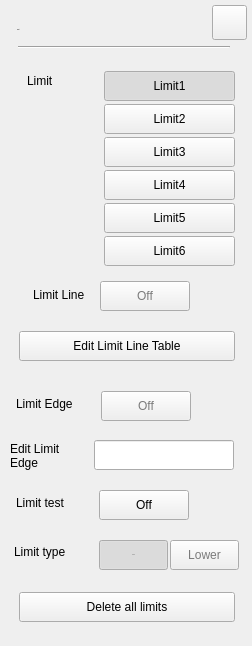
<?xml version="1.0" encoding="UTF-8"?>
<ui version="4.0">
 <class>RtSa_Dialog_Limit</class>
 <widget class="QWidget" name="RtSa_Dialog_Limit">
  <property name="geometry">
   <rect>
    <x>0</x>
    <y>0</y>
    <width>252</width>
    <height>646</height>
   </rect>
  </property>
  <property name="windowTitle">
   <string>Form</string>
  </property>
  <property name="styleSheet">
   <string notr="true">
/***********************indoor*****************/
#RtSa_Dialog_Limit[status = &quot;indoor&quot;]
#widget
{
background-color:rgba(211,211,211,0.9);
}
#RtSa_Dialog_Limit[status = &quot;indoor&quot;]
#lblTitle
{
	font: 75 20px &quot;Arial&quot;;
	color:rgba(46,46,46,1);
	line-height:23px;
	font-weight:bold;
}
#RtSa_Dialog_Limit[status = &quot;indoor&quot;]
#pb_cancel
{
border-style:flat;
background-color:rgba(0,0,0,0);
background-image: url(:/rtsa/image/btn_close_normal.png);
}
#RtSa_Dialog_Limit[status = &quot;indoor&quot;]
#pb_cancel:pressed
{
background-image: url(:/rtsa/image/btn_close_click.png);
}
#RtSa_Dialog_Limit[status = &quot;indoor&quot;]
#line
{
	background-color:rgba(46,46,46,1);
}
#RtSa_Dialog_Limit[status = &quot;indoor&quot;]
QPushButton
{
	color:rgb(130, 130, 130);
	border-style:flat;
	font: 75 13px &quot;Arial&quot;;
	font-weight:bold;
}
#RtSa_Dialog_Limit[status = &quot;indoor&quot;]
#pb_LimitTest,
#pb_Edge,
#pb_toggle
{
	background-color:rgba(0,0,0,0);
	font: 75 13px &quot;Arial&quot;;
	font-weight:bold;
}
#RtSa_Dialog_Limit[status = &quot;indoor&quot;]
#pb_LimitTest:checked,
#pb_Edge:checked,
#pb_toggle:checked
{
	padding:7px 44px 6px 25px;
	color:rgba(87, 87, 87, 1);
	border-image: url(:/rtsa/image/toggle_on.png);
}
#RtSa_Dialog_Limit[status = &quot;indoor&quot;]
#pb_LimitTest:!checked,
#pb_Edge:!checked,
#pb_toggle:!checked
{
	padding:7px 17px 6px 36px;
	color:rgba(123, 123, 123, 1);
	border-image: url(:/rtsa/image/toggle_off.png);
}
#RtSa_Dialog_Limit[status = &quot;indoor&quot;]
#pb_Upper:checked
{
	background-color:transparent;
	padding: 8px 14px 7px 15px;
	background-image: url(:/rtsa/image/fre_checked_left.png);
}
#RtSa_Dialog_Limit[status = &quot;indoor&quot;]
#pb_Upper:!checked
{
background-color:transparent;
padding: 8px 14px 7px 15px;
	background-image: url(:/rtsa/image/fre_checked_right.png);
}

#RtSa_Dialog_Limit[status = &quot;indoor&quot;]
#pb_Lower:checked
{
background-color:transparent;
padding: 8px 5px 7px 6px;
	background-image: url(:/rtsa/image/fre_checked_right.png);
	background-position:right;
}
#RtSa_Dialog_Limit[status = &quot;indoor&quot;]
#pb_Lower:!checked
{
background-color:transparent;
padding: 8px 5px 7px 6px;
	background-image: url(:/rtsa/image/fre_checked_left.png);
	background-position:right;
}
#RtSa_Dialog_Limit[status = &quot;indoor&quot;]
#widget&gt;QLabel
{
font: 75 13px &quot;Arial&quot;;
color:rgb(46,46,46);
}
#RtSa_Dialog_Limit[status = &quot;indoor&quot;]
RtSa_LineEdit
{
	color:rgba(162, 115, 0,1);
	padding:8px 8px 7px 10px ;
	font: 75 13px &quot;Arial&quot;;
	font-weight:bold;
}
#RtSa_Dialog_Limit[status = &quot;indoor&quot;]
RtSa_LineEdit:focus
{
	outline: none;
	border:2px solid rgba(162,115,0,1);
	padding:6px 6px 5px 8px ;
}
/***********************outdoor*****************/
#RtSa_Dialog_Limit[status = &quot;outdoor&quot;]
#widget
{
background-color:rgba(211,211,211,0.9);
}
#RtSa_Dialog_Limit[status = &quot;outdoor&quot;]
#lblTitle
{
	font: 75 20px &quot;Arial&quot;;
	color:rgba(46,46,46,1);
	line-height:23px;
	font-weight:bold;
}
#RtSa_Dialog_Limit[status = &quot;outdoor&quot;]
#pb_cancel
{
border-style:flat;
background-color:rgba(0,0,0,0);
background-image: url(:/rtsa/image/btn_close_normal.png);
}
#RtSa_Dialog_Limit[status = &quot;outdoor&quot;]
#pb_cancel:pressed
{
background-image: url(:/rtsa/image/btn_close_click.png);
}
#RtSa_Dialog_Limit[status = &quot;outdoor&quot;]
#line
{
	background-color:rgba(46,46,46,1);
}
#RtSa_Dialog_Limit[status = &quot;outdoor&quot;]
QPushButton
{
	color:rgba(0, 0, 0,1);
	font: 75 13px &quot;Arial&quot;;
	border-style:flat;
	font-weight:bold;
}
#RtSa_Dialog_Limit[status = &quot;outdoor&quot;]
#pb_LimitTest,
#pb_Edge,
#pb_toggle
{
	background-color:rgba(0,0,0,0);
	font: 75 13px &quot;Arial&quot;;
	font-weight:bold;
}
#RtSa_Dialog_Limit[status = &quot;outdoor&quot;]
#pb_LimitTest:checked,
#pb_Edge::checked,
#pb_toggle:checked
{
	padding:7px 44px 6px 25px;
	color:rgba(87, 87, 87, 1);
	border-image: url(:/rtsa/image/toggle_on.png);
}
#RtSa_Dialog_Limit[status = &quot;outdoor&quot;]
#pb_LimitTest:!checked,
#pb_Edge:!checked,
#pb_toggle:!checked
{
	padding:7px 17px 6px 36px;
	color:rgba(123, 123, 123, 1);
	border-image: url(:/rtsa/image/toggle_off.png);
}
#RtSa_Dialog_Limit[status = &quot;outdoor&quot;]
#pb_Upper:checked
{
	background-color:transparent;
	padding: 8px 14px 7px 15px;
	background-image: url(:/rtsa/image/fre_checked_left.png);
}
#RtSa_Dialog_Limit[status = &quot;outdoor&quot;]
#pb_Upper:!checked
{
background-color:transparent;
padding: 8px 14px 7px 15px;
	background-image: url(:/rtsa/image/fre_checked_right.png);
}
#RtSa_Dialog_Limit[status = &quot;outdoor&quot;]
#pb_Lower:checked
{
background-color:transparent;
padding: 8px 5px 7px 6px;
	background-image: url(:/rtsa/image/fre_checked_right.png);
	background-position:right;
}
#RtSa_Dialog_Limit[status = &quot;outdoor&quot;]
#pb_Lower:!checked
{
background-color:transparent;
padding: 8px 5px 7px 6px;
	background-image: url(:/rtsa/image/fre_checked_left.png);
	background-position:right;
}
#RtSa_Dialog_Limit[status = &quot;outdoor&quot;]
#widget&gt;QLabel
{
	font: 75 13px &quot;Arial&quot;;
	color:rgba(46,46,46,1);
}
#RtSa_Dialog_Limit[status = &quot;outdoor&quot;]
RtSa_LineEdit
{
	background-color: rgba(255, 255, 255, 0.6);
	color:rgb(161, 114, 23);
	padding-left:6px;
	font: 75 13px &quot;Arial&quot;;
	font-weight:bold;
}
#RtSa_Dialog_Limit[status = &quot;outdoor&quot;]
RtSa_LineEdit:focus
{
	outline: none;
	border:2px solid rgba(162,115,0,1);
}
/***********************night*****************/
#RtSa_Dialog_Limit[status = &quot;night&quot;]
#widget
{
background-color:rgba(208,182,139,0.9);
}
#RtSa_Dialog_Limit[status = &quot;night&quot;]
#lblTitle
{
	font: 75 20px &quot;Arial&quot;;
	color:rgba(46,46,46,1);
	line-height:23px;
	font-weight:bold;
}
#RtSa_Dialog_Limit[status = &quot;night&quot;]
#pb_cancel
{
border-style:flat;
background-color:rgba(0,0,0,0);
border-image: url(:/rtsa/image/night/btn_close_normal.png);
}
#RtSa_Dialog_Limit[status = &quot;night&quot;]
#pb_cancel:pressed
{
border-image: url(:/rtsa/image/night/btn_close_click.png);
}
#RtSa_Dialog_Limit[status = &quot;night&quot;]
#line
{
	background-color:rgba(46,46,46,1);
}
#RtSa_Dialog_Limit[status = &quot;night&quot;]
QPushButton
{
	color:rgba(123, 123, 123,1);
	font: 75 13px &quot;Arial&quot;;
	border-style:flat;
	font-weight:bold;
}
#RtSa_Dialog_Limit[status = &quot;night&quot;]
#pb_LimitTest,
#pb_Edge,
#pb_toggle
{
	background-color:rgba(0,0,0,0);
	font: 75 13px &quot;Arial&quot;;
	font-weight:bold;
}
#RtSa_Dialog_Limit[status = &quot;night&quot;]
#pb_LimitTest:checked,
#pb_Edge::checked,
#pb_toggle:checked
{
	padding:7px 44px 6px 25px;
	color:rgba(87, 87, 87, 1);
	border-image: url(:/rtsa/image/toggle_on.png);
}
#RtSa_Dialog_Limit[status = &quot;night&quot;]
#pb_LimitTest:!checked,
#pb_Edge:!checked,
#pb_toggle:!checked
{
	padding:7px 17px 6px 36px;
	color:rgba(123, 123, 123, 1);
	border-image: url(:/rtsa/image/toggle_off.png);
}
#RtSa_Dialog_Limit[status = &quot;night&quot;]
#pb_Upper:checked
{
	background-color:transparent;
	padding: 8px 14px 7px 15px;
	background-image: url(:/rtsa/image/fre_checked_left.png);
}
#RtSa_Dialog_Limit[status = &quot;night&quot;]
#pb_Upper:!checked
{
background-color:transparent;
padding: 8px 14px 7px 15px;
	background-image: url(:/rtsa/image/fre_checked_right.png);
}
#RtSa_Dialog_Limit[status = &quot;night&quot;]
#pb_Lower:checked
{
background-color:transparent;
padding: 8px 5px 7px 6px;
	background-image: url(:/rtsa/image/fre_checked_right.png);
	background-position:right;
}
#RtSa_Dialog_Limit[status = &quot;night&quot;]
#pb_Lower:!checked
{
background-color:transparent;
padding: 8px 5px 7px 6px;
	background-image: url(:/rtsa/image/fre_checked_left.png);
	background-position:right;
}
#RtSa_Dialog_Limit[status = &quot;night&quot;]
#widget&gt;QLabel
{
	font: 75 13px &quot;Arial&quot;;
	color:rgba(46,46,46,1);
}
#RtSa_Dialog_Limit[status = &quot;night&quot;]
RtSa_LineEdit
{
	background: rgba(251,220,167,0.60);
   color:rgba(159,98,0,1);
	padding:8px 8px 7px 10px ;
	font: 75 13px &quot;Arial&quot;;
	font-weight:bold;
}
#RtSa_Dialog_Limit[status  =  &quot;night&quot;] 
RtSa_LineEdit:disable
{
	color:rgba(133,133,133,0.6);
}
#RtSa_Dialog_Limit[status = &quot;night&quot;]
RtSa_LineEdit:focus
{
	outline: none;
	border:2px solid rgba(162,115,0,1);
}</string>
  </property>
  <property name="status" stdset="0">
   <string>night</string>
  </property>
  <widget class="QWidget" name="widget" native="true">
   <property name="geometry">
    <rect>
     <x>0</x>
     <y>0</y>
     <width>252</width>
     <height>648</height>
    </rect>
   </property>
   <property name="styleSheet">
    <string notr="true"/>
   </property>
   <widget class="QLabel" name="lblTitle">
    <property name="geometry">
     <rect>
      <x>17</x>
      <y>19</y>
      <width>102</width>
      <height>22</height>
     </rect>
    </property>
    <property name="font">
     <font>
      <family>Arial</family>
      <pointsize>-1</pointsize>
      <weight>75</weight>
      <italic>false</italic>
      <bold>true</bold>
     </font>
    </property>
    <property name="styleSheet">
     <string notr="true">#lblTitle
{
	font: 75 20px &quot;Arial&quot;;
	color:rgba(46,46,46,1);
	line-height:23px;
	font-weight:bold;
}</string>
    </property>
    <property name="text">
     <string>Limit</string>
    </property>
   </widget>
   <widget class="QPushButton" name="pb_cancel">
    <property name="geometry">
     <rect>
      <x>212</x>
      <y>5</y>
      <width>35</width>
      <height>35</height>
     </rect>
    </property>
    <property name="styleSheet">
     <string notr="true">#RtSa_Dialog_Limit[status = &quot;indoor&quot;]
#pb_cancel
{
background-color:rgba(0,0,0,0);
background-image: url(:/rtsa/image/btn_close_normal.png);
}
#RtSa_Dialog_Limit[status = &quot;indoor&quot;]
#pb_cancel:pressed
{
background-image: url(:/rtsa/image/btn_close_click.png);
}

#RtSa_Dialog_Limit[status = &quot;outdoor&quot;]
#pb_cancel
{
background-color:rgba(0,0,0,0);
background-image: url(:/rtsa/image/btn_close_normal.png);
}
#RtSa_Dialog_Limit[status = &quot;outdoor&quot;]
#pb_cancel:pressed
{
background-image: url(:/rtsa/image/btn_close_click.png);
}

#RtSa_Dialog_Limit[status  =  &quot;night&quot;]  
#pb_cancel
{
background-color:rgba(0,0,0,0);
border-image: url(:/rtsa/image/night/btn_close_normal.png);
}
#RtSa_Dialog_Limit[status  =  &quot;night&quot;]  
#pb_cancel:pressed
{
border-image: url(:/rtsa/image/night/btn_close_click.png);
}</string>
    </property>
    <property name="text">
     <string/>
    </property>
   </widget>
   <widget class="Line" name="line">
    <property name="geometry">
     <rect>
      <x>18</x>
      <y>46</y>
      <width>212</width>
      <height>2</height>
     </rect>
    </property>
    <property name="orientation">
     <enum>Qt::Horizontal</enum>
    </property>
   </widget>
   <widget class="QPushButton" name="pb_toggle">
    <property name="geometry">
     <rect>
      <x>100</x>
      <y>281</y>
      <width>90</width>
      <height>30</height>
     </rect>
    </property>
    <property name="styleSheet">
     <string notr="true">color:#7B7B7B;</string>
    </property>
    <property name="text">
     <string>Off</string>
    </property>
    <property name="checkable">
     <bool>true</bool>
    </property>
   </widget>
   <widget class="QPushButton" name="pb_LM1">
    <property name="geometry">
     <rect>
      <x>104</x>
      <y>71</y>
      <width>131</width>
      <height>30</height>
     </rect>
    </property>
    <property name="styleSheet">
     <string notr="true">#RtSa_Dialog_Limit[status = &quot;indoor&quot;]
QPushButton
{
    text-align:left;
    padding-left:10px;
   background-image: url(:/rtsa/image/btn_mkr_nor.png);
}
#RtSa_Dialog_Limit[status = &quot;indoor&quot;]
QPushButton:checked
{ 
  background-image: url(:/rtsa/image/btn_mkr_click.png);
} 

#RtSa_Dialog_Limit[status = &quot;outdoor&quot;]
QPushButton
{
    text-align:left;
    padding-left:10px;
   background-image: url(:/rtsa/image/outdoor/btn_bw.png);
}
#RtSa_Dialog_Limit[status = &quot;outdoor&quot;]
QPushButton:checked
{ 
  background-image: url(:/rtsa/image/btn_mkr_click.png);
} 

#RtSa_Dialog_Limit[status = &quot;night&quot;]
QPushButton
{
    text-align:left;
    padding-left:10px;
   background-image: url(:/rtsa/image/btn_mkr_nor.png);
}
#RtSa_Dialog_Limit[status = &quot;night&quot;]
QPushButton:checked
{ 
  background-image: url(:/rtsa/image/btn_mkr_click.png);
} </string>
    </property>
    <property name="text">
     <string>Limit1</string>
    </property>
    <property name="checkable">
     <bool>true</bool>
    </property>
    <property name="checked">
     <bool>true</bool>
    </property>
   </widget>
   <widget class="QPushButton" name="pb_LM3">
    <property name="geometry">
     <rect>
      <x>104</x>
      <y>137</y>
      <width>131</width>
      <height>30</height>
     </rect>
    </property>
    <property name="styleSheet">
     <string notr="true">#RtSa_Dialog_Limit[status = &quot;indoor&quot;]
QPushButton
{
    text-align:left;
    padding-left:10px;
   background-image: url(:/rtsa/image/btn_mkr_nor.png);
}
#RtSa_Dialog_Limit[status = &quot;indoor&quot;]
QPushButton:checked
{ 
  background-image: url(:/rtsa/image/btn_mkr_click.png);
} 

#RtSa_Dialog_Limit[status = &quot;outdoor&quot;]
QPushButton
{
    text-align:left;
    padding-left:10px;
   background-image: url(:/rtsa/image/outdoor/btn_bw.png);
}
#RtSa_Dialog_Limit[status = &quot;outdoor&quot;]
QPushButton:checked
{ 
  background-image: url(:/rtsa/image/btn_mkr_click.png);
} 

#RtSa_Dialog_Limit[status = &quot;night&quot;]
QPushButton
{
    text-align:left;
    padding-left:10px;
   background-image: url(:/rtsa/image/btn_mkr_nor.png);
}
#RtSa_Dialog_Limit[status = &quot;night&quot;]
QPushButton:checked
{ 
  background-image: url(:/rtsa/image/btn_mkr_click.png);
} </string>
    </property>
    <property name="text">
     <string>Limit3</string>
    </property>
    <property name="checkable">
     <bool>true</bool>
    </property>
   </widget>
   <widget class="QPushButton" name="pb_LM4">
    <property name="geometry">
     <rect>
      <x>104</x>
      <y>170</y>
      <width>131</width>
      <height>30</height>
     </rect>
    </property>
    <property name="styleSheet">
     <string notr="true">#RtSa_Dialog_Limit[status = &quot;indoor&quot;]
QPushButton
{
    text-align:left;
    padding-left:10px;
   background-image: url(:/rtsa/image/btn_mkr_nor.png);
}
#RtSa_Dialog_Limit[status = &quot;indoor&quot;]
QPushButton:checked
{ 
  background-image: url(:/rtsa/image/btn_mkr_click.png);
} 

#RtSa_Dialog_Limit[status = &quot;outdoor&quot;]
QPushButton
{
    text-align:left;
    padding-left:10px;
   background-image: url(:/rtsa/image/outdoor/btn_bw.png);
}
#RtSa_Dialog_Limit[status = &quot;outdoor&quot;]
QPushButton:checked
{ 
  background-image: url(:/rtsa/image/btn_mkr_click.png);
} 

#RtSa_Dialog_Limit[status = &quot;night&quot;]
QPushButton
{
    text-align:left;
    padding-left:10px;
   background-image: url(:/rtsa/image/btn_mkr_nor.png);
}
#RtSa_Dialog_Limit[status = &quot;night&quot;]
QPushButton:checked
{ 
  background-image: url(:/rtsa/image/btn_mkr_click.png);
} </string>
    </property>
    <property name="text">
     <string>Limit4</string>
    </property>
    <property name="checkable">
     <bool>true</bool>
    </property>
   </widget>
   <widget class="QPushButton" name="pb_LM2">
    <property name="geometry">
     <rect>
      <x>104</x>
      <y>104</y>
      <width>131</width>
      <height>30</height>
     </rect>
    </property>
    <property name="styleSheet">
     <string notr="true">#RtSa_Dialog_Limit[status = &quot;indoor&quot;]
QPushButton
{
    text-align:left;
    padding-left:10px;
   background-image: url(:/rtsa/image/btn_mkr_nor.png);
}
#RtSa_Dialog_Limit[status = &quot;indoor&quot;]
QPushButton:checked
{ 
  background-image: url(:/rtsa/image/btn_mkr_click.png);
} 

#RtSa_Dialog_Limit[status = &quot;outdoor&quot;]
QPushButton
{
    text-align:left;
    padding-left:10px;
   background-image: url(:/rtsa/image/outdoor/btn_bw.png);
}
#RtSa_Dialog_Limit[status = &quot;outdoor&quot;]
QPushButton:checked
{ 
  background-image: url(:/rtsa/image/btn_mkr_click.png);
} 

#RtSa_Dialog_Limit[status = &quot;night&quot;]
QPushButton
{
    text-align:left;
    padding-left:10px;
   background-image: url(:/rtsa/image/btn_mkr_nor.png);
}
#RtSa_Dialog_Limit[status = &quot;night&quot;]
QPushButton:checked
{ 
  background-image: url(:/rtsa/image/btn_mkr_click.png);
} </string>
    </property>
    <property name="text">
     <string>Limit2</string>
    </property>
    <property name="checkable">
     <bool>true</bool>
    </property>
   </widget>
   <widget class="QPushButton" name="pb_Edge">
    <property name="geometry">
     <rect>
      <x>101</x>
      <y>391</y>
      <width>90</width>
      <height>30</height>
     </rect>
    </property>
    <property name="styleSheet">
     <string notr="true">color:#7B7B7B;</string>
    </property>
    <property name="text">
     <string>Off</string>
    </property>
    <property name="checkable">
     <bool>true</bool>
    </property>
   </widget>
   <widget class="QPushButton" name="pb_DeleteAll">
    <property name="geometry">
     <rect>
      <x>19</x>
      <y>592</y>
      <width>216</width>
      <height>30</height>
     </rect>
    </property>
    <property name="styleSheet">
     <string notr="true">#RtSa_Dialog_Limit[status = &quot;indoor&quot;]
#pb_DeleteAll
{
	font: 75 13px &quot;Arial&quot;;
	font-weight:bold;
	color: rgba(255, 255, 255, 1);	
	background-image: url(:/rtsa/image/btn_w216_nor.png);
}
#RtSa_Dialog_Limit[status = &quot;indoor&quot;]
#pb_DeleteAll:pressed
{
	background-image: url(:/rtsa/image/btn_w216_click.png);
}

#RtSa_Dialog_Limit[status = &quot;outdoor&quot;]
#pb_DeleteAll
{
	font: 75 13px &quot;Arial&quot;;
	font-weight:bold;
	color: rgba(0, 0, 0, 1);	
	background-image: url(:/rtsa/image/outdoor/btn_w216_nor.png);
}
#RtSa_Dialog_Limit[status = &quot;outdoor&quot;]
#pb_DeleteAll:pressed
{
	background-image: url(:/rtsa/image/btn_w216_click.png);
}

#RtSa_Dialog_Limit[status = &quot;night&quot;]
#pb_DeleteAll
{
	font: 75 13px &quot;Arial&quot;;
	font-weight:bold;
	color: #FBDBA7;
	background-image: url(:/rtsa/image/btn_w216_nor.png);
}
#RtSa_Dialog_Limit[status = &quot;night&quot;]
#pb_DeleteAll:pressed
{
	background-image: url(:/rtsa/image/btn_w216_click.png);
}
</string>
    </property>
    <property name="text">
     <string>Delete all limits</string>
    </property>
   </widget>
   <widget class="QPushButton" name="pb_LM6">
    <property name="geometry">
     <rect>
      <x>104</x>
      <y>236</y>
      <width>131</width>
      <height>30</height>
     </rect>
    </property>
    <property name="styleSheet">
     <string notr="true">#RtSa_Dialog_Limit[status = &quot;indoor&quot;]
QPushButton
{
    text-align:left;
    padding-left:10px;
   background-image: url(:/rtsa/image/btn_mkr_nor.png);
}
#RtSa_Dialog_Limit[status = &quot;indoor&quot;]
QPushButton:checked
{ 
  background-image: url(:/rtsa/image/btn_mkr_click.png);
} 

#RtSa_Dialog_Limit[status = &quot;outdoor&quot;]
QPushButton
{
    text-align:left;
    padding-left:10px;
   background-image: url(:/rtsa/image/outdoor/btn_bw.png);
}
#RtSa_Dialog_Limit[status = &quot;outdoor&quot;]
QPushButton:checked
{ 
  background-image: url(:/rtsa/image/btn_mkr_click.png);
} 

#RtSa_Dialog_Limit[status = &quot;night&quot;]
QPushButton
{
    text-align:left;
    padding-left:10px;
   background-image: url(:/rtsa/image/btn_mkr_nor.png);
}
#RtSa_Dialog_Limit[status = &quot;night&quot;]
QPushButton:checked
{ 
  background-image: url(:/rtsa/image/btn_mkr_click.png);
} </string>
    </property>
    <property name="text">
     <string>Limit6</string>
    </property>
    <property name="checkable">
     <bool>true</bool>
    </property>
   </widget>
   <widget class="QLabel" name="label">
    <property name="geometry">
     <rect>
      <x>33</x>
      <y>284</y>
      <width>67</width>
      <height>21</height>
     </rect>
    </property>
    <property name="text">
     <string>Limit Line</string>
    </property>
   </widget>
   <widget class="QPushButton" name="pb_Upper">
    <property name="geometry">
     <rect>
      <x>99</x>
      <y>540</y>
      <width>69</width>
      <height>30</height>
     </rect>
    </property>
    <property name="font">
     <font>
      <family>Arial</family>
      <pointsize>-1</pointsize>
      <weight>75</weight>
      <italic>false</italic>
      <bold>true</bold>
     </font>
    </property>
    <property name="focusPolicy">
     <enum>Qt::NoFocus</enum>
    </property>
    <property name="styleSheet">
     <string notr="true">color:#7B7B7B;</string>
    </property>
    <property name="text">
     <string>Upper</string>
    </property>
    <property name="checkable">
     <bool>true</bool>
    </property>
    <property name="checked">
     <bool>true</bool>
    </property>
    <attribute name="buttonGroup">
     <string notr="true">LimitTypeGroup</string>
    </attribute>
   </widget>
   <widget class="QLabel" name="label_5">
    <property name="geometry">
     <rect>
      <x>16</x>
      <y>492</y>
      <width>81</width>
      <height>21</height>
     </rect>
    </property>
    <property name="text">
     <string>Limit test</string>
    </property>
   </widget>
   <widget class="QPushButton" name="pb_Lower">
    <property name="geometry">
     <rect>
      <x>170</x>
      <y>540</y>
      <width>69</width>
      <height>30</height>
     </rect>
    </property>
    <property name="focusPolicy">
     <enum>Qt::NoFocus</enum>
    </property>
    <property name="styleSheet">
     <string notr="true">color:#7B7B7B;</string>
    </property>
    <property name="text">
     <string>Lower</string>
    </property>
    <property name="checkable">
     <bool>true</bool>
    </property>
    <attribute name="buttonGroup">
     <string notr="true">LimitTypeGroup</string>
    </attribute>
   </widget>
   <widget class="QPushButton" name="pb_LimitTest">
    <property name="geometry">
     <rect>
      <x>99</x>
      <y>490</y>
      <width>90</width>
      <height>30</height>
     </rect>
    </property>
    <property name="styleSheet">
     <string notr="true"/>
    </property>
    <property name="text">
     <string>Off</string>
    </property>
    <property name="checkable">
     <bool>true</bool>
    </property>
   </widget>
   <widget class="RtSa_LineEdit" name="leMargin">
    <property name="geometry">
     <rect>
      <x>94</x>
      <y>440</y>
      <width>140</width>
      <height>30</height>
     </rect>
    </property>
    <property name="readOnly">
     <bool>true</bool>
    </property>
   </widget>
   <widget class="QPushButton" name="pb_LM5">
    <property name="geometry">
     <rect>
      <x>104</x>
      <y>203</y>
      <width>131</width>
      <height>30</height>
     </rect>
    </property>
    <property name="styleSheet">
     <string notr="true">#RtSa_Dialog_Limit[status = &quot;indoor&quot;]
QPushButton
{
    text-align:left;
    padding-left:10px;
   background-image: url(:/rtsa/image/btn_mkr_nor.png);
}
#RtSa_Dialog_Limit[status = &quot;indoor&quot;]
QPushButton:checked
{ 
  background-image: url(:/rtsa/image/btn_mkr_click.png);
} 

#RtSa_Dialog_Limit[status = &quot;outdoor&quot;]
QPushButton
{
    text-align:left;
    padding-left:10px;
   background-image: url(:/rtsa/image/outdoor/btn_bw.png);
}
#RtSa_Dialog_Limit[status = &quot;outdoor&quot;]
QPushButton:checked
{ 
  background-image: url(:/rtsa/image/btn_mkr_click.png);
} 

#RtSa_Dialog_Limit[status = &quot;night&quot;]
QPushButton
{
    text-align:left;
    padding-left:10px;
   background-image: url(:/rtsa/image/btn_mkr_nor.png);
}
#RtSa_Dialog_Limit[status = &quot;night&quot;]
QPushButton:checked
{ 
  background-image: url(:/rtsa/image/btn_mkr_click.png);
} </string>
    </property>
    <property name="text">
     <string>Limit5</string>
    </property>
    <property name="checkable">
     <bool>true</bool>
    </property>
   </widget>
   <widget class="QLabel" name="label_14">
    <property name="geometry">
     <rect>
      <x>14</x>
      <y>537</y>
      <width>71</width>
      <height>30</height>
     </rect>
    </property>
    <property name="text">
     <string>Limit type</string>
    </property>
   </widget>
   <widget class="QPushButton" name="pb_EditMask">
    <property name="geometry">
     <rect>
      <x>19</x>
      <y>331</y>
      <width>216</width>
      <height>30</height>
     </rect>
    </property>
    <property name="styleSheet">
     <string notr="true">#RtSa_Dialog_Limit[status = &quot;indoor&quot;]
#pb_EditMask
{
	font: 75 13px &quot;Arial&quot;;
	font-weight:bold;
	color: rgba(255, 255, 255, 1);	
	background-image: url(:/rtsa/image/btn_w216_nor.png);
}
#RtSa_Dialog_Limit[status = &quot;indoor&quot;]
#pb_EditMask:pressed
{
	background-image: url(:/rtsa/image/btn_w216_click.png);
}

#RtSa_Dialog_Limit[status = &quot;outdoor&quot;]
#pb_EditMask
{
	font: 75 13px &quot;Arial&quot;;
	font-weight:bold;
	color: rgba(0, 0, 0, 1);	
	background-image: url(:/rtsa/image/outdoor/btn_w216_nor.png);
}
#RtSa_Dialog_Limit[status = &quot;outdoor&quot;]
#pb_EditMask:pressed
{
	background-image: url(:/rtsa/image/btn_w216_click.png);
}

#RtSa_Dialog_Limit[status = &quot;night&quot;]
#pb_EditMask
{
	font: 75 13px &quot;Arial&quot;;
	font-weight:bold;
	color: #FBDBA7;
	background-image: url(:/rtsa/image/btn_w216_nor.png);
}
#RtSa_Dialog_Limit[status = &quot;night&quot;]
#pb_EditMask:pressed
{
	background-image: url(:/rtsa/image/btn_w216_click.png);
}</string>
    </property>
    <property name="text">
     <string>Edit Limit Line Table</string>
    </property>
   </widget>
   <widget class="QLabel" name="label_2">
    <property name="geometry">
     <rect>
      <x>16</x>
      <y>393</y>
      <width>71</width>
      <height>21</height>
     </rect>
    </property>
    <property name="text">
     <string>Limit Edge</string>
    </property>
   </widget>
   <widget class="QLabel" name="label_3">
    <property name="geometry">
     <rect>
      <x>10</x>
      <y>440</y>
      <width>71</width>
      <height>31</height>
     </rect>
    </property>
    <property name="text">
     <string>Edit Limit
Edge</string>
    </property>
   </widget>
   <widget class="QLabel" name="label_4">
    <property name="geometry">
     <rect>
      <x>27</x>
      <y>70</y>
      <width>31</width>
      <height>21</height>
     </rect>
    </property>
    <property name="text">
     <string>Limit</string>
    </property>
   </widget>
   <widget class="QLabel" name="label_warning">
    <property name="geometry">
     <rect>
      <x>10</x>
      <y>40</y>
      <width>231</width>
      <height>71</height>
     </rect>
    </property>
    <property name="styleSheet">
     <string notr="true">#RtSa_Dialog_Limit[status  =  &quot;indoor&quot;] 
QLabel
{
	color:rgba(162, 115, 0,1);
	font: 80 15px &quot;Arial&quot;;
	font-weight:bold;
}

#RtSa_Dialog_Limit[status  =  &quot;outdoor&quot;] 
QLabel
{
	color:rgba(162, 115, 0,1);
	font: 80 15px &quot;Arial&quot;;
	font-weight:bold;
}

#RtSa_Dialog_Limit[status  =  &quot;night&quot;] 
QLabel
{
	color:rgba(159,98,0,1);
	font: 80 15px &quot;Arial&quot;;
	font-weight:bold;
}
</string>
    </property>
    <property name="text">
     <string/>
    </property>
   </widget>
  </widget>
 </widget>
 <customwidgets>
  <customwidget>
   <class>RtSa_LineEdit</class>
   <extends>QLineEdit</extends>
   <header location="global">rtsa_lineedit.h</header>
   <slots>
    <signal>clicked()</signal>
   </slots>
  </customwidget>
 </customwidgets>
 <resources/>
 <connections/>
 <buttongroups>
  <buttongroup name="LimitTypeGroup"/>
 </buttongroups>
</ui>
